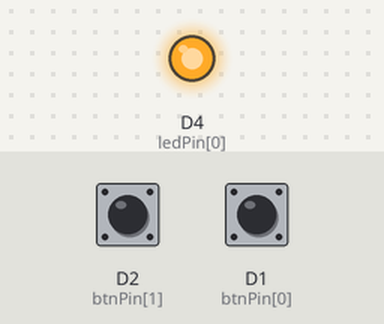
A sketch run on a simulated ESP8266 (NodeMCU). Shown: output pins drawn as LEDs (lit = HIGH). The test bench sets the inputs (shaded band); at power-on: D2 (btnPin[1]) HIGH, D1 (btnPin[0]) HIGH. Random numbers use the default seed unless the sketch sets one; what the sketch prints to the serial monitor is not drawn.

Above: at 1.2 s.
1.3 s: D2 (btnPin[1]) pulled LOW for 0.15 s
Timing chart, 0 to 4.3 s (numbered marks = the images above; inputs shaded):
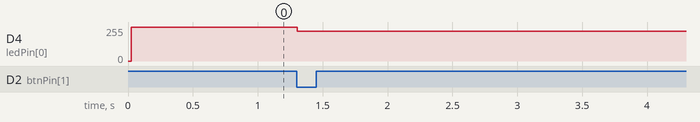

The sketch:

7-FunctionPointer.ino
```cpp
// Implements two different methods for fading the brightness of
// an LED, direct linear control and non linear control using
// a Look Up Table
// Further details can be found at
// https://msraynsford.blogspot.com/2025/05/how-not-to-fade-led.html
// https://www.donteatpuzzles.com/

#include <FastLED.h>
#include "constants.h"
#include "ioControl.h"
#include "lightControl.h"

#include "puzzle.h"
#include "puzzlePower.h"


const PuzzleFunction puzzles[] = { puzzlePower, puzzle };
const uint8_t numPuzzles = ARRAY_LENGTH(puzzles);

uint8_t puzzleNo = 0;

void setup() {
  Serial.begin(115200);
  Serial.printf("\nFunction Pointer Example\n");

  setupIO();
  setupLights();

  // Don't forget to set up the first game
  controlIO();
  puzzles[puzzleNo](true);
}


void loop() {
  EVERY_N_MILLISECONDS(INTERVAL) {
    controlIO();

    if (puzzles[puzzleNo](false)) {
      if (puzzleNo < numPuzzles) {
        puzzleNo++;

        Serial.printf("Switching to puzzle number %d\\%d\n", puzzleNo + 1, numPuzzles);
        puzzles[puzzleNo](true);
      }
    }

    controlLights();
  }
}
```

constants.h
```cpp
#ifndef CONSTANTS_H
#define CONSTANTS_H

#define ARRAY_LENGTH(array) (sizeof((array))/sizeof((array)[0]))

#define INTERVAL 25

typedef bool (*PuzzleFunction)(const bool);


#endif
```

ioControl.h
```cpp
#ifndef IOCONTROL_H
#define IOCONTROL_H


const uint8_t btnPin[] = { D1, D2 };
const uint8_t numBtns = ARRAY_LENGTH(btnPin);

uint8_t btnCurValue[numBtns];
uint8_t btnOldValue[numBtns];
uint8_t btnCount[numBtns];


void setupIO() {
  for (uint8_t i = 0; i < numBtns; i++) {
    pinMode(btnPin[i], INPUT_PULLUP);  // Initialise the btn pin as an input
  }
}


bool btnUp(uint8_t btnNo) {
  return !btnOldValue[btnNo] & btnCurValue[btnNo];
}


bool btnDown(uint8_t btnNo) {
  return btnOldValue[btnNo] & !btnCurValue[btnNo];
}


void controlIO() {
  for (uint8_t i = 0; i < numBtns; i++) {
    btnOldValue[i] = btnCurValue[i];
    btnCurValue[i] = digitalRead(btnPin[i]);

    if (btnUp(i)) {
      // The button has just been released. Reset the counter
      btnCount[i] = 0;
    } else if (!btnCurValue[i]) {
      // Add to the count for each loop the button is held down
      // Prevent the counter from overflowing by limiting to 250
      if (btnCount[i] < 250) {
        btnCount[i]++;
      }
    }

    // if (btnDown(i)) {
    //   Serial.printf("Button Down %d\n", i);
    // }
  }
}


#endif
```

lightControl.h
```cpp
#ifndef LIGHTCONTROL_H
#define LIGHTCONTROL_H

const uint8_t fadeLUT[] = {
  0, 0, 0, 0, 0, 0, 0, 1,
  1, 1, 2, 2, 3, 3, 4, 5,
  6, 7, 8, 9, 10, 11, 13, 15,
  17, 19, 21, 24, 26, 29, 31, 31
};
const uint8_t numfadeLUTs = ARRAY_LENGTH(fadeLUT);


const uint8_t ledPin[] = { LED_BUILTIN };
const uint8_t numLeds = ARRAY_LENGTH(ledPin);

enum class ledModes { Off,
                      On,
                      Blink,
                      PWM,
                      Flicker,
                      Fade,
                      numModes };
const uint8_t numLedModes = (uint8_t)ledModes::numModes;
ledModes ledMode[] = { ledModes::Off };


const uint8_t ledMAX = 32;
const uint8_t ledMIN = 0;

const uint8_t loopMAX = ledMAX * 2;

uint8_t ledValue[numLeds];
uint8_t loopCount = 0;


void setupLights() {
  for (uint8_t i = 0; i < numLeds; i++) {
    pinMode(ledPin[i], OUTPUT);  // Initialise the LED pins as outputs
  }
}


void controlLights() {
  for (uint8_t i = 0; i < numLeds; i++) {
    switch (ledMode[i]) {
      case ledModes::Off:
        // Turn the PWM all the way off
        ledValue[i] = ledMIN;
        break;

      case ledModes::On:
        // Turn the PWM all the way on
        ledValue[i] = ledMAX;
        break;

      case ledModes::PWM:
        // Nothing needs to be done for PWM
        break;

      case ledModes::Flicker:
        // Randomly select a value for the brightness
        ledValue[i] = random(ledMAX);
        break;

      case ledModes::Blink:
        // Check how many loops have elapsed and toggle on/off every second
        if (loopCount == 0) {
          ledValue[i] = ledMAX;
        } else if (loopCount == (loopMAX / 2)) {
          ledValue[i] = ledMIN;
        }
        break;

      case ledModes::Fade:
        if (loopCount < loopMAX / 2) {
          ledValue[i] = fadeLUT[loopCount];
        } else {
          ledValue[i] = fadeLUT[loopMAX - 1 - loopCount];
        }
        break;
    }

    // Send the LED value out to the ledPin
    analogWrite(ledPin[i], 255 - ledValue[i]);
  }

  // Count how many times this loop has been performed
  loopCount++;
  loopCount %= loopMAX;
}

#endif
```

puzzle.h
```cpp
#ifndef PUZZLE_H
#define PUZZLE_H

bool puzzle(bool setup) {
  bool complete = false;

  // Code to perform once at the start of each puzzle
  if (setup) {
    Serial.printf("Starting Puzzle: Blank\n");
  }

  // Code to actually play the puzzle
  else {
  }

  // Code to perform once to tidy up at the end of the puzzle
  if (complete) {
    Serial.printf("Puzzle: Blank Completed\n");
  }

  return complete;
}


#endif
```

puzzlePower.h
```cpp
#ifndef PUZZLEPOWER_H
#define PUZZLEPOWER_H

// Define all three possible states for the knife switch
enum class switchStates { Up = 1,
                          Down = 2,
                          Floating = 3 };

// Track the initial state and current states of the switch
switchStates switchOldState;
switchStates switchCurState;

// Convert the two inputs into a single knife switch value
switchStates getSwitchState() {
  return (switchStates)((btnCurValue[0] << 0) + (btnCurValue[1] << 1));
}

// A simple puzzle where the player just has to flip the switch from it's initial position
// to it's opposite position
bool puzzlePower(bool setup) {
  bool complete = false;

  // Code to perform once at the start of each puzzle
  if (setup) {
    Serial.printf("Starting Puzzle: Power\n");

    // Record the initial position of the switch
    ledMode[0] = ledModes::Off;
    switchOldState = getSwitchState();
  }

  // Code to actually play the puzzle
  else {
    // If the switch value has changed process the new state
    if (switchCurState != getSwitchState()) {
      // Record the new value
      switchCurState = getSwitchState();

      // Print the new value for debug
      switch (switchCurState) {
        case switchStates::Up: Serial.printf("Switch State: Up\n"); break;
        case switchStates::Down: Serial.printf("Switch State: Down\n"); break;
        case switchStates::Floating: Serial.printf("Switch State: Floating\n"); break;
      }

      // Check to see if the switch is in the correct position to move on
      complete = ((switchCurState != switchStates::Floating) && (switchCurState != switchOldState));
    }
  }

  // Code to perform once to tidy up at the end of the puzzle
  if (complete) {
    ledMode[0] = ledModes::On;
    Serial.printf("Puzzle: Power Completed\n");
  }

  return complete;
}


#endif
```

Measured:
- after the input at 1.3 s, D4 (ledPin[0]): 255/255 → 223/255 at once
